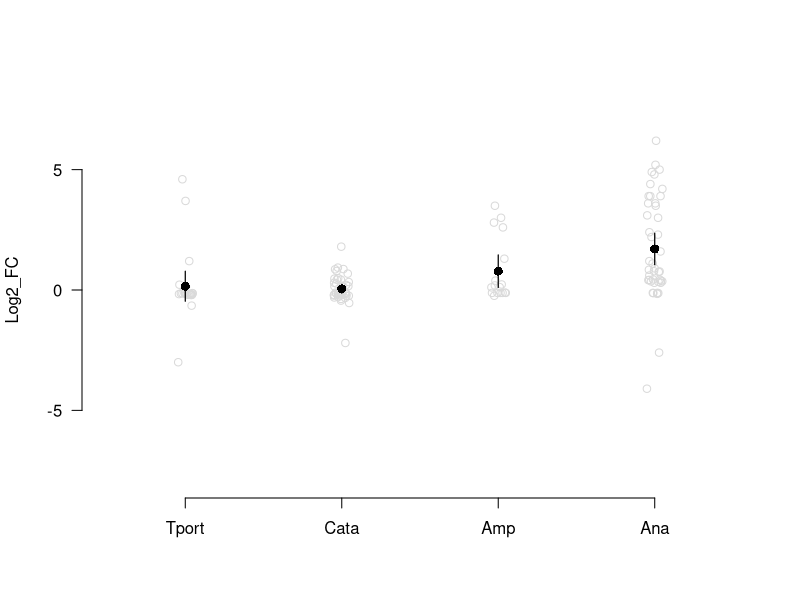

Generate this figure with R:
library(tidyverse)
library(data.table)


 # significantFitness <- fread('Data/significantW_randomization_20220705.csv')
 # 
 # AA_COGs <- fread('COGs/AAtransportMetabolismCOG.txt') %>%
 #     inner_join(., significantFitness, by='spo') %>%
 #     mutate(., COG='AA')
 # 
 # Carbon_COGs <- fread('COGs/CarbontransportMetabolismCOG.txt') %>%
 #     inner_join(., significantFitness, by='spo') %>%
 #     mutate(., COG='Carbon')
 # 
 # Coenz_COGs <- fread('COGs/CoenzymeTransportMetabolismCOG.txt') %>%
 #     inner_join(., significantFitness, by='spo') %>%
 #     mutate(., COG='Coenzyme')
 # 
 # Energy_COGs <- fread('COGs/EnergyproductionConversion.txt') %>%
 #     inner_join(., significantFitness, by='spo') %>%
 #     mutate(., COG='Energy')
 # 
 # Inorg_COGs <- fread('COGs/InorganicTransportMetabolism.txt') %>%
 #     inner_join(., significantFitness, by='spo') %>%
 #     mutate(., COG='Inorganics')
 # 
 # Lipid_COGs <- fread('COGs/lipidTransportMetabolism.txt')  %>%
 #     inner_join(., significantFitness, by='spo') %>%
 #     mutate(., COG='lipids')
 # 
 # nucleotide_COGs <- fread('COGs/nucleotideTransportMetabolismCOG.txt') %>%
 #     inner_join(., significantFitness, by='spo') %>%
 #     mutate(., COG='nucleotide')
 # 
 # translation_COGs <- fread('COGs/translationRibosomalstructureBiogenesisCOG.txt') %>%
 #     inner_join(., significantFitness, by='spo') %>%
 #     mutate(., COG='translation')
 # 
 # 
 # COGtable <- AA_COGs %>%
 #     rbind(Carbon_COGs) %>%
 #     rbind(Coenz_COGs) %>%
 #     rbind(Energy_COGs) %>%
 #     rbind(Inorg_COGs) %>%
 #     rbind(Lipid_COGs) %>%
 #     rbind(translation_COGs) %>%
 #     rbind(nucleotide_COGs)
 # 
 # write.csv(COGtable, 'significantCOGfitness_20220705.csv')

# x <- merge(significantFitness, metabolism, all=TRUE)

metabolism <- fread('Data/significantFitness_Metabolism_Grouped_20220713.csv')


anabolic <- subset(metabolism, Metabolism == 'Anabolic') 
anabolicfold <- c(anabolic$Mari_fold_diff[anabolic$sig_mari=='yes'], anabolic$Vib_fold_diff[anabolic$sig_vib=='yes'], anabolic$CC_fold_diff[anabolic$sig_cc=='yes']) %>% 
    na.omit()

anabolicW <- c(anabolic$meanW_mari[anabolic$sig_mari=='yes'], anabolic$meanW_vib[anabolic$sig_vib=='yes'], anabolic$meanW_CC[anabolic$sig_cc=='yes']) %>% 
    na.omit()
anabolicWAlone <- anabolic$meanW_rpomAlone


catabolic <- subset(metabolism, Metabolism=='Catabolic')

catabolicfold <- c(catabolic$Mari_fold_diff[catabolic$sig_mari=='yes'], catabolic$Vib_fold_diff[catabolic$sig_vib=='yes'], catabolic$CC_fold_diff[catabolic$sig_cc=='yes']) %>% 
    na.omit()

catabolicW <- c(catabolic$meanW_mari[catabolic$sig_mari=='yes'], catabolic$meanW_vib[catabolic$sig_vib=='yes'], catabolic$meanW_CC[catabolic$sig_cc=='yes']) %>% 
    na.omit()
catabolicWAlone <- catabolic$meanW_rpomAlone

both <- subset(metabolism, Metabolism=='Amphibolic')
bothfold <- c(both$Mari_fold_diff[both$sig_mari=='yes'], both$Vib_fold_diff[both$sig_vib=='yes'], both$CC_fold_diff[both$sig_cc=='yes']) %>% 
    na.omit()
bothW <- c(both$meanW_mari[both$sig_mari=='yes'], both$meanW_vib[both$sig_vib=='yes'], both$meanW_CC[both$sig_cc=='yes']) %>% 
    na.omit()
bothWAlone <- both$meanW_rpomAlone


transport <- subset(metabolism, Metabolism=='Transport')
transportfold <- c(transport$Mari_fold_diff[transport$sig_mari=='yes'], transport$Vib_fold_diff[transport$sig_vib=='yes'], transport$CC_fold_diff[transport$sig_cc=='yes']) %>% 
    na.omit()
transportW <- c(transport$meanW_mari[transport$sig_mari=='yes'], transport$meanW_vib[transport$sig_vib=='yes'], transport$meanW_CC[transport$sig_cc=='yes']) %>% 
    na.omit()
transportWAlone <- transport$meanW_rpomAlone

anabolicTest <- t.test(anabolicfold)
anabolicWTest <- t.test(anabolicW)
anabolicWAloneTest <- t.test(anabolicWAlone)
catabolicTest <- t.test(catabolicfold)
catabolicWTest <- t.test(catabolicW)
catabolicWAloneTest <- t.test(catabolicWAlone)
bothTest <- t.test(bothfold)
bothWTest <- t.test(bothW)
bothWAloneTest <- t.test(bothWAlone)
transportTest <- t.test(transportfold)
transportWTest <- t.test(transportW)
transportWAloneTest <- t.test(transportWAlone)

combodW <- c(anabolicfold, catabolicfold, transportfold, bothfold)
comboW <- c(anabolicW, anabolicWAlone, catabolicW, catabolicWAlone)


dotPlotter <- function(metabolism, metabolismTest, X, meanColor='black'){
    points(runif(length(metabolism), X-0.01, X+0.01), metabolism, col='grey85')
    points(X, metabolismTest$estimate, pch=16, cex=1.2, col=meanColor)
    segments(x0=X, y0=metabolismTest$conf.int[1], y1=metabolismTest$conf.int[2], lwd=1.2, col=meanColor)
    
}


#pdf('metabolic_FoldDifferences_20220718.pdf', useDingbats=FALSE)


plot(c(0.8, 1.1), c(-8,8), type='n', xlim=c(0,0.8), xlab='', ylab='Log2_FC', xaxt='n', bty='n', las=2)
axis(1, at=c(0.1, 0.3, 0.5, 0.7), labels=c('Tport', 'Cata', 'Amp', 'Ana'))
dotPlotter(transportfold, transportTest, 0.1)
dotPlotter(catabolicfold, catabolicTest, 0.3)
dotPlotter(bothfold, bothTest, 0.5)
dotPlotter(anabolicfold, anabolicTest, 0.7)



#dev.off()
